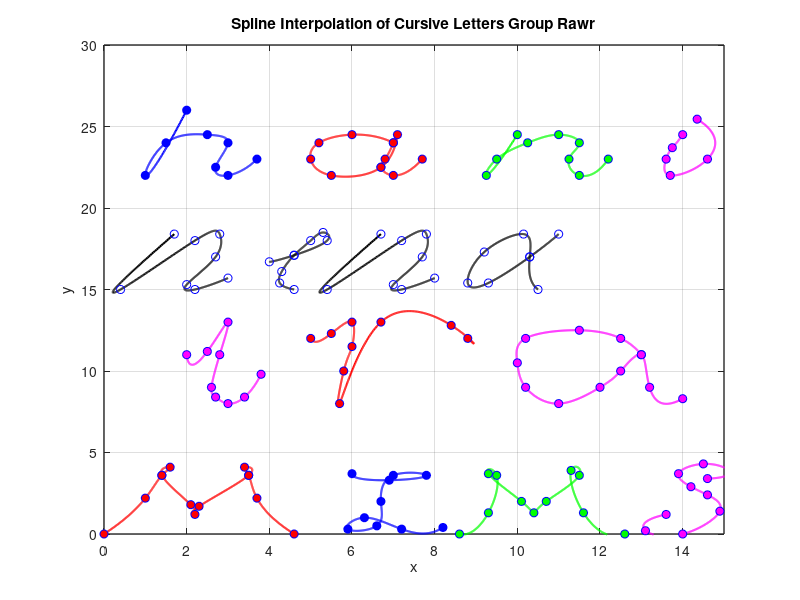

Reproduce this figure in MATLAB.

%% MIMS
% data coordinates for letter 'M I M S'
x_m_1 = [0 1.0 1.4 1.6 1.4 2.1 2.2 2.3 3.5 3.4 3.5 3.7 4.6];
y_m_1 = [0 2.2 3.6 4.1 3.6 1.8 1.2 1.7 3.6 4.1 3.6 2.2 0.0];

x_i_3 = [6.0 6.9 7.8 7.0 6.7 6.6 5.9 6.3 7.2 8.2];
y_i_3 = [3.7 3.3 3.6 3.6 2.0 0.5 0.3 1.0 0.3 0.4];

x_m_2 = [8.6 9.3 9.5 9.3 10.1 10.4 10.7 11.5 11.3 11.6 12.6];
y_m_2 = [0.0 1.3 3.6 3.7 2.0 1.3 2.0 3.6 3.9 1.3 0];

x_s = [14.6 15.1 14.5 13.9 14.2 14.6 14.9 14.0 13.1 13.6];
y_s = [3.4 3.9 4.3 3.7 2.9 2.4 1.4 0.0 0.2 1.2];

n_m_1 = length(x_m_1);
n_i_3 = length(x_i_3);
n_m_2 = length(x_m_2);
n_s = length(x_s);

% Parametric coordinate t for 'M I M S'
t_m_1 = 0:n_m_1-1;
t_i_3 = 0:n_i_3-1; 
t_m_2 = 0:n_m_2-1;
t_s = 0:n_s-1; 

% More dense coordinate tt for spline interpolation of 'M I M S'
tt_m_1 = 0:0.01:n_m_1-1; 
tt_i_3 = 0:0.01:n_i_3-1;
tt_m_2 = 0:0.01:n_m_2-1; 
tt_s = 0:0.01:n_s-1;

% Compute spline interpolation for 'M I M S'
xx_m_1 = spline(t_m_1, x_m_1, tt_m_1);
yy_m_1 = spline(t_m_1, y_m_1, tt_m_1);

xx_i_3 = spline(t_i_3, x_i_3, tt_i_3);
yy_i_3 = spline(t_i_3, y_i_3, tt_i_3);

xx_m_2 = spline(t_m_2, x_m_2, tt_m_2);
yy_m_2 = spline(t_m_2, y_m_2, tt_m_2);

xx_s = spline(t_s, x_s, tt_s);
yy_s = spline(t_s, y_s, tt_s);

% Plot settings
figure(1)
plot(xx_m_1, yy_m_1, 'red', 'LineWidth', 1.5) 
hold on
plot(x_m_1, y_m_1, 'bo', 'MarkerFaceColor', 'red') 

plot(xx_i_3, yy_i_3, 'b', 'LineWidth', 1.5) 
plot(x_i_3, y_i_3, 'bo', 'MarkerFaceColor', 'blue') 

plot(xx_m_2, yy_m_2, 'green', 'LineWidth', 1.5) 
plot(x_m_2, y_m_2, 'bo', 'MarkerFaceColor', 'green') 

plot(xx_s, yy_s, 'magenta', 'LineWidth', 1.5) 
plot(x_s, y_s, 'bo', 'MarkerFaceColor', 'magenta') 


%% IRA
% data coordinates for letter 'I'
x_i_4 = [2 2.5 3.0 2.8 2.6 2.7 3.0 3.4 3.8];
y_i_4 = [11 11.2 13.0 11 9 8.4 8 8.4 9.8];

% % data coordinates for letter 'R'
x_r = [5 5.5 6 6 5.8 5.7 6.7 8.4 8.8];
y_r = [12 12.3 13 11.5 10 8 13 12.8 12];


% data coordinates for letter 'A'
x_a_3 = [13 12.5 11.5 10.2 10 10.2 11 12 12.5 13 13.2 14];
y_a_3 = [11 12 12.5 12 10.5 9 8 9 10 11 9 8.3];


n_i_4 = length(x_i_4);
n_r = length(x_r);
n_a_3 = length(x_a_3);

t_i_4 = 0:n_i_4-1;
t_r = 0:n_r-1;
t_a_3 = 0:n_a_3-1; 

tt_i_4 = 0:0.01:n_i_4-1; 
tt_r = 0:0.01:n_r-1; 
tt_a_3 = 0:0.01:n_a_3-1;

% Compute spline interpolation for 'I'
xx_i_4 = spline(t_i_4, x_i_4, tt_i_4);
yy_i_4 = spline(t_i_4, y_i_4, tt_i_4);

% Compute spline interpolation for 'R'
xx_r = spline(t_r, x_r, tt_r);
yy_r = spline(t_r, y_r, tt_r);

% Compute spline interpolation for 'A'
xx_a_3 = spline(t_a_3, x_a_3, tt_a_3);
yy_a_3 = spline(t_a_3, y_a_3, tt_a_3);


% Plot settings
figure(1)
plot(xx_i_4, yy_i_4, 'magenta', 'LineWidth', 1.5) 
hold on
plot(x_i_4, y_i_4, 'bo', 'MarkerFaceColor', 'magenta') 

plot(xx_r, yy_r, 'red', 'LineWidth', 1.5) 
plot(x_r, y_r, 'bo', 'MarkerFaceColor', 'red') 

plot(xx_a_3, yy_a_3, 'magenta', 'LineWidth', 1.5) 
plot(x_a_3, y_a_3, 'bo', 'MarkerFaceColor', 'magenta') 

%% ---------------------------------------- nina ----------------------------------------
% n_2
x_n_2 = [1.7 0.4 2.2 2.8 2.7 2 2.2 3];
y_n_2 = [18.4 15 18 18.4 17 15.3 15 15.7];

% i_2
x_i_2 = [4 4.6 5.4 5.3 5 4.6 4.3 4.25 4.6];
y_i_2 = [16.7 17.1 18 18.5 18 17.1 16.1 15.4 15];

% n_3
x_n_3 = [6.7 5.4 7.2 7.8 7.7 7 7.2 8];
y_n_3 = [18.4 15 18 18.4 17 15.3 15 15.7];

% a
x_a_2 = [11 10.3 9.3 8.8 9.2 10.15 10.3 10.5];
y_a_2 = [18.4 17 15.4 15.4 17.3 18.4 17 15];

n_n_2 = length(x_n_2); 
n_i_2 = length(x_i_2); 
n_n_3 = length(x_n_3); 
n_a_2 = length(x_a_2);

t_n_2 = 0:n_n_2-1; 
t_i_2 = 0:n_i_2-1; 
t_n_3 = 0:n_n_3-1; 
t_a_2 = 0:n_a_2-1;

tt_n_2 = 0:0.01:n_n_2-1; 
tt_i_2 = 0:0.01:n_i_2-1; 
tt_n_3 = 0:0.01:n_n_3-1; 
tt_a_2 = 0:0.01:n_a_2-1;

xx_n_2 = spline(t_n_2, x_n_2, tt_n_2);
xx_i_2 = spline(t_i_2, x_i_2, tt_i_2);
xx_n_3 = spline(t_n_3, x_n_3, tt_n_3);
xx_a_2 = spline(t_a_2, x_a_2, tt_a_2);

yy_n_2 = spline(t_n_2, y_n_2, tt_n_2);
yy_i_2 = spline(t_i_2, y_i_2, tt_i_2);
yy_n_3 = spline(t_n_3, y_n_3, tt_n_3);
yy_a_2 = spline(t_a_2, y_a_2, tt_a_2);

figure(1)
plot(xx_n_2, yy_n_2, 'k', 'LineWidth', 1.5)
hold on
plot(x_n_2, y_n_2, 'bo')

plot(xx_i_2, yy_i_2, 'k', 'LineWidth', 1.5)
plot(x_i_2, y_i_2, 'bo')

plot(xx_n_3, yy_n_3, 'k', 'LineWidth', 1.5)
plot(x_n_3, y_n_3, 'bo')

plot(xx_a_2, yy_a_2, 'k', 'LineWidth', 1.5)
plot(x_a_2, y_a_2, 'bo')

%% HANI --------------------------------------------------------------------------------------

% data coordinates for letter 'H'
x_h = [2.0 1.0 1.5 2.5 3.0 2.7 3.0 3.7];
y_h = [26 22 24 24.5 24 22.5 22 23];

% % data coordinates for letter 'A'
x_a_1 = [7.0 6.0 5.2 5.0 5.5 6.7 7.1 7.0 6.8 6.7 7.0 7.7];
y_a_1 = [24 24.5 24 23 22 22.5 24.5 24 23 22.5 22 23];

% data coordinates for letter 'N'
x_n_1 = [10.0 9.25 9.5 10.25 11.0 11.5 11.25 11.5 12.2];
y_n_1 = [24.5 22 23 24 24.5 24 23 22 23];

% data coordinates for letter 'I'
x_i_1 = [14.0 13.75 13.6 13.7 14.6 14.35];
y_i_1 = [24.5 23.7 23 22 23 25.45];

n_h = length(x_h);
n_a_1 = length(x_a_1);
n_n_1 = length(x_n_1);
n_i_1 = length(x_i_1);

t_h = 0:n_h-1; 
t_a_1 = 0:n_a_1-1; 
t_n_1 = 0:n_n_1-1; 
t_i_1 = 0:n_i_1-1;

tt_h = 0:0.01:n_h-1; 
tt_a_1 = 0:0.01:n_a_1-1; 
tt_n_1 = 0:0.01:n_n_1-1; 
tt_i_1 = 0:0.01:n_i_1-1; 

% Compute spline interpolation for 'H'
xx_h = spline(t_h, x_h, tt_h);
yy_h = spline(t_h, y_h, tt_h);

% Compute spline interpolation for 'A'
xx_a_1 = spline(t_a_1, x_a_1, tt_a_1);
yy_a_1 = spline(t_a_1, y_a_1, tt_a_1);

% Compute spline interpolation for 'N'
xx_n_1 = spline(t_n_1, x_n_1, tt_n_1);
yy_n_1 = spline(t_n_1, y_n_1, tt_n_1);

% Compute spline interpolation for 'I'
xx_i_1 = spline(t_i_1, x_i_1, tt_i_1);
yy_i_1 = spline(t_i_1, y_i_1, tt_i_1);

% Plot settings
figure(1)
plot(xx_h, yy_h, 'blue', 'LineWidth', 1.5) 
hold on
plot(x_h, y_h, 'bo', 'MarkerFaceColor', 'blue') 

plot(xx_a_1, yy_a_1, 'red', 'LineWidth', 1.5)
plot(x_a_1, y_a_1, 'bo', 'MarkerFaceColor', 'red')

plot(xx_n_1, yy_n_1, 'green', 'LineWidth', 1.5)
plot(x_n_1, y_n_1, 'bo', 'MarkerFaceColor', 'green')

plot(xx_i_1, yy_i_1, 'magenta', 'LineWidth', 1.5)
plot(x_i_1, y_i_1, 'bo', 'MarkerFaceColor', 'magenta') 

%% --------------------------------------------------------------------------------------
axis([0 15 0 30])
grid on
title('Spline Interpolation of Cursive Letters Group Rawr')
xlabel('x')
ylabel('y')
set(gca, 'FontSize', 10, 'LineWidth', 1)
grid on
